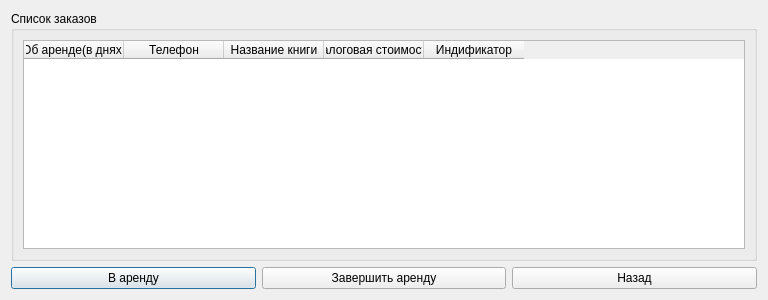
<?xml version="1.0" encoding="UTF-8"?>
<ui version="4.0">
 <class>ListForRentWindow</class>
 <widget class="QDialog" name="ListForRentWindow">
  <property name="geometry">
   <rect>
    <x>0</x>
    <y>0</y>
    <width>768</width>
    <height>300</height>
   </rect>
  </property>
  <property name="windowTitle">
   <string>Dialog</string>
  </property>
  <layout class="QVBoxLayout" name="verticalLayout">
   <item>
    <widget class="QGroupBox" name="groupBox">
     <property name="title">
      <string>Список заказов</string>
     </property>
     <layout class="QVBoxLayout" name="verticalLayout_2">
      <item>
       <widget class="QTableWidget" name="ordersTableWidget">
        <property name="gridStyle">
         <enum>Qt::PenStyle::DotLine</enum>
        </property>
        <property name="sortingEnabled">
         <bool>false</bool>
        </property>
        <column>
         <property name="text">
          <string>Об аренде(в днях)</string>
         </property>
        </column>
        <column>
         <property name="text">
          <string>Телефон</string>
         </property>
        </column>
        <column>
         <property name="text">
          <string>Название книги</string>
         </property>
        </column>
        <column>
         <property name="text">
          <string>Залоговая стоимость</string>
         </property>
        </column>
        <column>
         <property name="text">
          <string>Индификатор</string>
         </property>
        </column>
       </widget>
      </item>
     </layout>
    </widget>
   </item>
   <item>
    <layout class="QHBoxLayout" name="horizontalLayout">
     <item>
      <widget class="QPushButton" name="toRentPushButton">
       <property name="text">
        <string>В аренду</string>
       </property>
      </widget>
     </item>
     <item>
      <widget class="QPushButton" name="deletePushButton">
       <property name="text">
        <string>Завершить аренду</string>
       </property>
      </widget>
     </item>
     <item>
      <widget class="QPushButton" name="backPushButton">
       <property name="text">
        <string>Назад</string>
       </property>
      </widget>
     </item>
    </layout>
   </item>
  </layout>
 </widget>
 <resources/>
 <connections>
  <connection>
   <sender>backPushButton</sender>
   <signal>clicked()</signal>
   <receiver>ListForRentWindow</receiver>
   <slot>close()</slot>
   <hints>
    <hint type="sourcelabel">
     <x>300</x>
     <y>282</y>
    </hint>
    <hint type="destinationlabel">
     <x>397</x>
     <y>271</y>
    </hint>
   </hints>
  </connection>
 </connections>
</ui>
